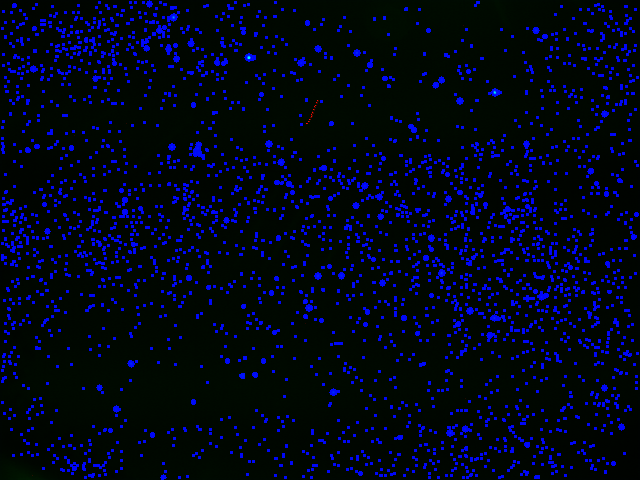
#> input picture 20230202/M20230202_220940_lulin_WBM.bmp, 640 x 480 px
$ python -i checkmateIMG.py   (imports and definitions only)
#> lines starting #> are read from the running program, lines starting #| are printed output that depends on the picture; after the words box and inside, x2 and y2 are one past the last pixel; in counts of white or black regions, pixels touching at a corner belong together
"""
流星偵測系統 - 高敏感度調整版
基於 V1 架構修改，專注於提升偵測率（Recall Rate）
修改重點：
1. 允許線段斷裂重連 (max_line_gap)
2. 降低 Canny 與 Hough 門檻
3. 改用中位數計算亮度，避免被背景拉低
"""
import cv2
import numpy as np
import json
from pathlib import Path
import argparse
from datetime import datetime

class MeteorDetector:
    """流星偵測核心引擎"""

    def __init__(self,
                 min_length=10,       # [修改] 預設從 20 降到 10
                 min_brightness=40,   # [修改] 預設從 80 降到 40
                 min_angle=5,
                 hough_threshold=15,  # [修改] 預設從 30 降到 15
                 canny_low=30,
                 canny_high=60,       # [修改] 預設從 100 降到 60 (抓暗線)
                 max_line_gap=25):    # [新增] 允許斷線的最大距離
        """
        初始化偵測參數
        """
        self.min_length = min_length
        self.min_brightness = min_brightness
        self.min_angle = min_angle
        self.hough_threshold = hough_threshold
        self.canny_low = canny_low
        self.canny_high = canny_high
        self.max_line_gap = max_line_gap

    def preprocess_image(self, image):
        """圖片預處理"""
        gray = cv2.cvtColor(image, cv2.COLOR_BGR2GRAY)
        # [修改] 高斯模糊從 (5, 5) 改為 (3, 3)，保留更多暗流星細節
        blurred = cv2.GaussianBlur(gray, (3, 3), 0)
        return gray, blurred

    def apply_osd_mask(self, image, osd_bbox):
        """套用 OSD 遮罩"""
        h, w = image.shape[:2]
        mask = np.ones((h, w), dtype=np.uint8) * 255

        x, y, bbox_w, bbox_h = osd_bbox

        # 確保不超出邊界
        x = max(0, min(x, w - 1))
        y = max(0, min(y, h - 1))
        x_end = min(x + bbox_w, w)
        y_end = min(y + bbox_h, h)

        mask[y:y_end, x:x_end] = 0
        masked = cv2.bitwise_and(image, image, mask=mask)

        return masked, mask

    def detect_lines(self, image):
        """使用 Hough Transform 偵測直線"""
        edges = cv2.Canny(image, self.canny_low, self.canny_high, apertureSize=3)

        lines = cv2.HoughLinesP(
            edges,
            rho=1,
            theta=np.pi/180,
            threshold=self.hough_threshold,
            minLineLength=self.min_length,
            maxLineGap=self.max_line_gap  # [修改] 使用變數控制斷線連接
        )

        return lines, edges

    def calculate_line_brightness(self, gray_image, x1, y1, x2, y2):
        """計算線段沿線的亮度"""
        length = int(np.hypot(x2 - x1, y2 - y1))
        if length < 2:
            return 0

        xs = np.linspace(x1, x2, length).astype(int)
        ys = np.linspace(y1, y2, length).astype(int)

        h, w = gray_image.shape
        valid_mask = (xs >= 0) & (xs < w) & (ys >= 0) & (ys < h)

        if not valid_mask.any():
            return 0

        brightnesses = gray_image[ys[valid_mask], xs[valid_mask]]

        # [修改] 改用中位數 (median)，比平均值更能抵抗背景雜訊
        return float(np.median(brightnesses))

    def filter_meteor_candidates(self, lines, gray_image, osd_bbox):
        """過濾流星候選軌跡"""
        if lines is None:
            return []

        meteors = []
        x_osd, y_osd, w_osd, h_osd = osd_bbox

        for line in lines:
            x1, y1, x2, y2 = line[0]

            # 1. 長度檢查
            length = np.hypot(x2 - x1, y2 - y1)
            if length < self.min_length:
                continue

            # 2. 角度檢查（排除水平線）
            angle = np.arctan2(abs(y2 - y1), abs(x2 - x1)) * 180 / np.pi
            if angle < self.min_angle:
                continue

            # 3. OSD 區域檢查
            mid_y = (y1 + y2) // 2
            if y_osd <= mid_y <= y_osd + h_osd:
                continue

            # 4. 亮度檢查
            brightness = self.calculate_line_brightness(gray_image, x1, y1, x2, y2)
            if brightness < self.min_brightness:
                continue

            # 通過所有過濾
            meteor = {
                'meteor_id': f"meteor_{len(meteors):03d}",
                'start_point': [int(x1), int(y1)],
                'end_point': [int(x2), int(y2)],
                'length': float(length),
                'angle': float(angle),
                'brightness': float(brightness),
                'bbox': [
                    int(min(x1, x2) - 10),
                    int(min(y1, y2) - 10),
                    int(abs(x2 - x1) + 20),
                    int(abs(y2 - y1) + 20)
                ]
            }
            meteors.append(meteor)

        return meteors

    def detect(self, image, osd_bbox=(0, 460, 470, 80)):
        """主要偵測函數"""
        # 預處理
        gray, blurred = self.preprocess_image(image)

        # 套用 OSD 遮罩
        masked, mask = self.apply_osd_mask(blurred, osd_bbox)

        # 偵測直線
        lines, edges = self.detect_lines(masked)

        # 過濾流星候選
        meteors = self.filter_meteor_candidates(lines, gray, osd_bbox)

        debug_info = {
            'edges': edges,
            'mask': mask,
            'raw_lines': len(lines) if lines is not None else 0
        }

        return meteors, debug_info


class ImageProcessor:
    """單張圖片處理器"""

    # [124 lines left out: functions __init__, log, process, _create_annotated_image, not called in this run]


class BatchProcessor:
    """批次處理器"""

    # [243 lines left out: functions __init__, log, find_images, process_all, _generate_summary, parse_osd_bbox and 1 more, not called in this run]


# [2 lines not run here, left out]

>>> import cv2
>>> picture = cv2.imread('../20230202/M20230202_220940_lulin_WBM.bmp')
#> picture is the input picture: shape (480, 640, 3); mean B, G, R 24.4, 6.8, 0
>>> result = MeteorDetector().detect(picture)
#> in preprocess_image, `gray = cv2.cvtColor(image, cv2.COLOR_BGR2GRAY)`:
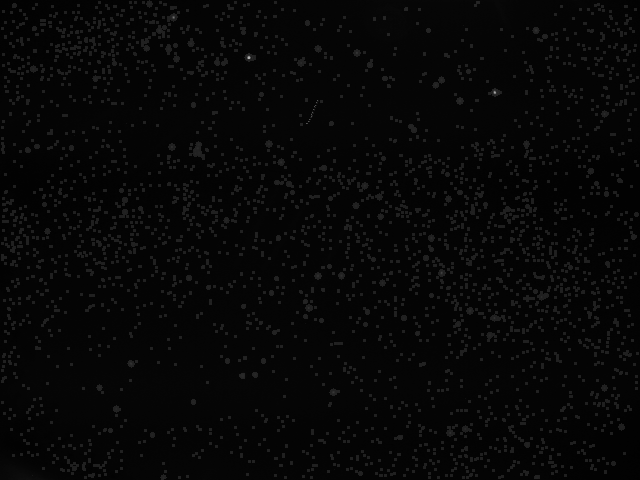
#> gray: shape (480, 640); min 1, max 177, mean 6.8
#> in detect, `masked, mask = self.apply_osd_mask(blurred, osd_bbox)`:
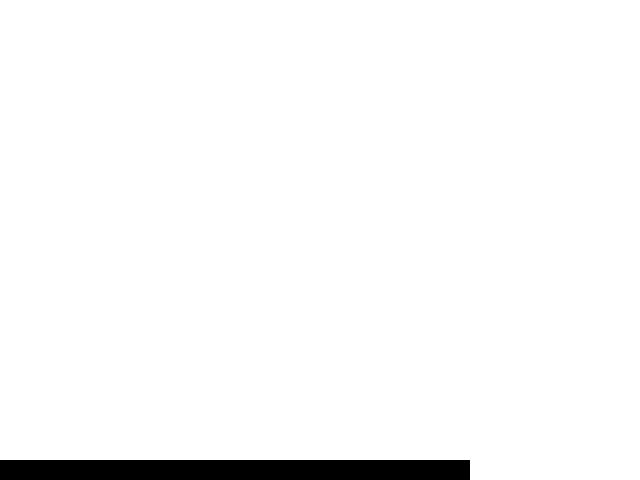
#> mask: shape (480, 640); 96.9% white; 1 black region, box (x1, y1, x2, y2) and area: (0, 460, 470, 480) 9400
#> in detect_lines, `edges = cv2.Canny(image, self.canny_low, self.canny_high, apertureSize..`:
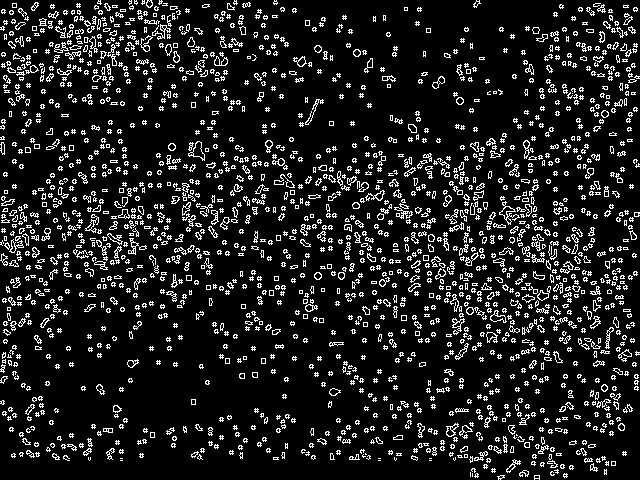
#> edges: shape (480, 640); 11.9% white in thin lines or dots
#> in detect_lines, `lines = cv2.HoughLinesP( edges, rho=1, theta=np.pi/180, threshold=self..`: lines = 1788 rows, first 6: [412, 232, 609, 263], [4, 265, 4, 119], [32, 191, 155, 260], [220, 153, 624, 425], [305, 124, 587, 426], [413, 264, 491, 297]
#> the loop in filter_meteor_candidates, `for line in lines:` made 1788 passes
#> (x1, y1, x2, y2, angle, mid_y, brightness) on passes 1 to 3: (412, 232, 609, 263, 8.94, 247, 4), (4, 265, 4, 119, 90, 192, 4), (32, 191, 155, 260, 29.29, 225, 3)
#> after the loop in filter_meteor_candidates, `for line in lines:`: meteors = []

$ run again, on 20230202/M20230202_233651_lulin_WBM.bmp
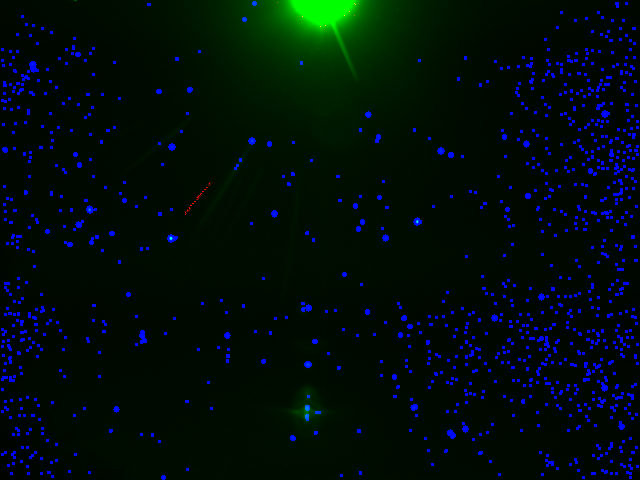
#> input picture 20230202/M20230202_233651_lulin_WBM.bmp, 640 x 480 px
#> picture is the input picture: shape (480, 640, 3); mean B, G, R 9.8, 13.8, 0
#> in preprocess_image, `gray = cv2.cvtColor(image, cv2.COLOR_BGR2GRAY)`:
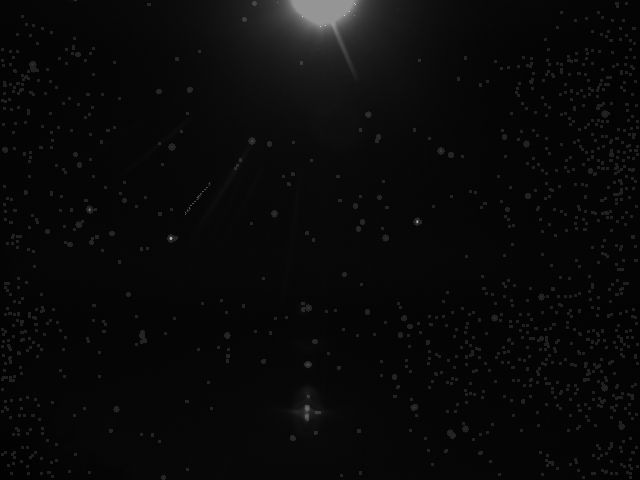
#> gray: shape (480, 640); min 2, max 210, mean 9.2
#> mask: shape (480, 640); 96.9% white; 1 black region, box (x1, y1, x2, y2) and area: (0, 460, 470, 480) 9400
#> in detect_lines, `edges = cv2.Canny(image, self.canny_low, self.canny_high, apertureSize..`:
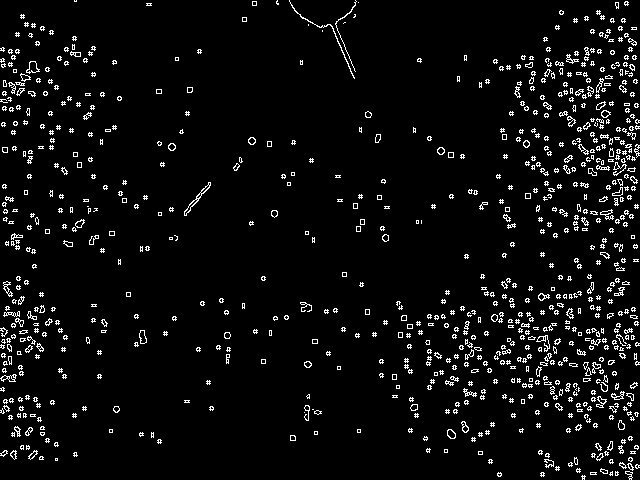
#> edges: shape (480, 640); 5% white in thin lines or dots
#> in detect_lines, `lines = cv2.HoughLinesP( edges, rho=1, theta=np.pi/180, threshold=self..`: lines = 996 rows, first 6: [576, 430, 593, 305], [610, 316, 636, 27], [584, 198, 612, 50], [584, 367, 592, 305], [465, 322, 532, 319], [6, 411, 13, 299]
#> the loop in filter_meteor_candidates, `for line in lines:` made 996 passes
#> (x1, y1, x2, y2, angle, mid_y, brightness) on passes 1 to 3: (576, 430, 593, 305, 82.26, 367, 4), (610, 316, 636, 27, 84.86, 171, 4), (584, 198, 612, 50, 79.29, 124, 4)
#> after the loop in filter_meteor_candidates, `for line in lines:`: meteors = 13 items

$ run again, on 20230202/M20230203_014339_lulin_WBM.bmp
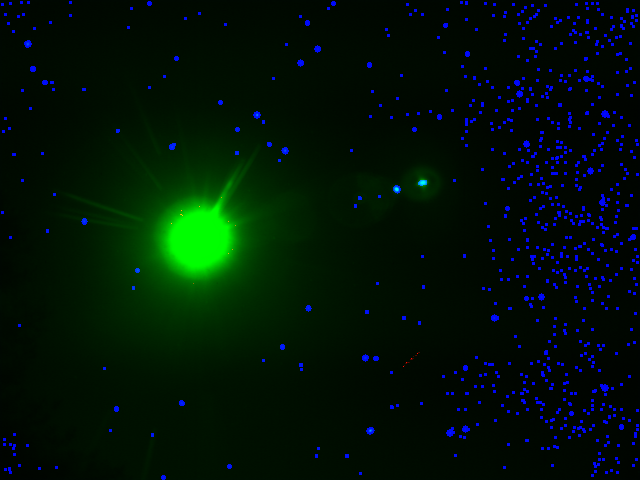
#> input picture 20230202/M20230203_014339_lulin_WBM.bmp, 640 x 480 px
#> picture is the input picture: shape (480, 640, 3); mean B, G, R 6.7, 19.1, 0
#> in preprocess_image, `gray = cv2.cvtColor(image, cv2.COLOR_BGR2GRAY)`:
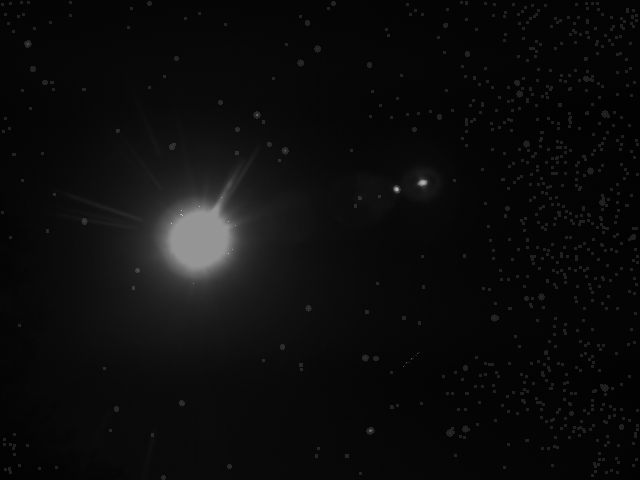
#> gray: shape (480, 640); min 2, max 193, mean 12
#> mask: shape (480, 640); 96.9% white; 1 black region, box (x1, y1, x2, y2) and area: (0, 460, 470, 480) 9400
#> in detect_lines, `edges = cv2.Canny(image, self.canny_low, self.canny_high, apertureSize..`:
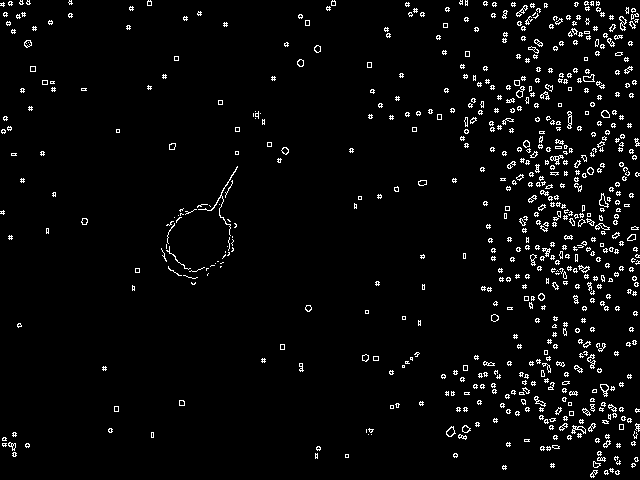
#> edges: shape (480, 640); 3.6% white in thin lines or dots
#> in detect_lines, `lines = cv2.HoughLinesP( edges, rho=1, theta=np.pi/180, threshold=self..`: lines = 676 rows, first 6: [551, 271, 557, 121], [535, 118, 576, 260], [519, 80, 522, 96], [516, 80, 518, 110], [575, 163, 592, 301], [537, 152, 540, 228]
#> the loop in filter_meteor_candidates, `for line in lines:` made 676 passes
#> (x1, y1, x2, y2, angle, mid_y, brightness) on passes 1, 2, 4: (551, 271, 557, 121, 87.71, 196, 4), (535, 118, 576, 260, 73.89, 189, 3), (516, 80, 518, 110, 86.19, 95, 4)
#> after the loop in filter_meteor_candidates, `for line in lines:`: meteors = 34 items

$ run again, on 20230202/M20230203_021050_lulin_WBM.bmp
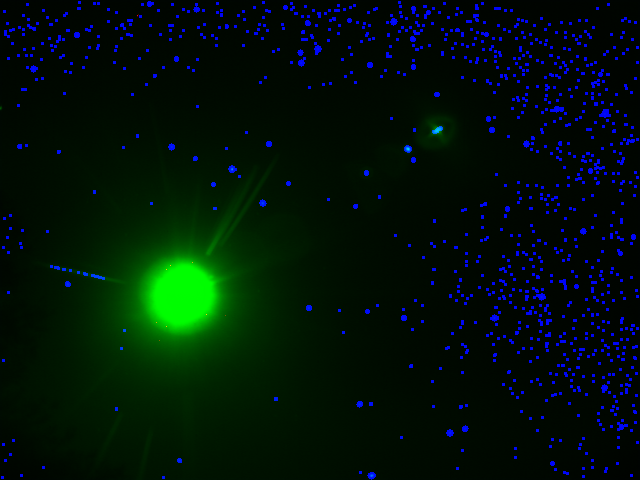
#> input picture 20230202/M20230203_021050_lulin_WBM.bmp, 640 x 480 px
#> picture is the input picture: shape (480, 640, 3); mean B, G, R 9.2, 18.7, 0
#> in preprocess_image, `gray = cv2.cvtColor(image, cv2.COLOR_BGR2GRAY)`:
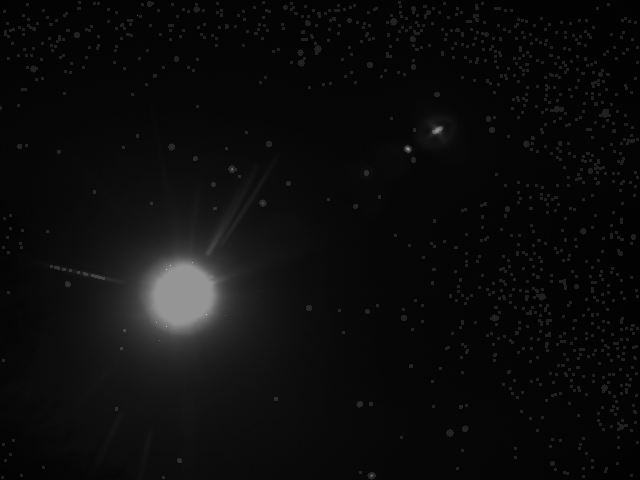
#> gray: shape (480, 640); min 1, max 199, mean 12.1
#> mask: shape (480, 640); 96.9% white; 1 black region, box (x1, y1, x2, y2) and area: (0, 460, 470, 480) 9400
#> in detect_lines, `edges = cv2.Canny(image, self.canny_low, self.canny_high, apertureSize..`:
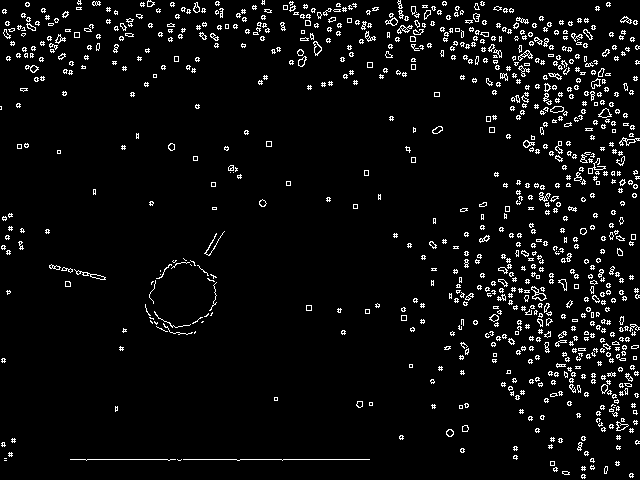
#> edges: shape (480, 640); 5% white in thin lines or dots
#> in detect_lines, `lines = cv2.HoughLinesP( edges, rho=1, theta=np.pi/180, threshold=self..`: lines = 843 rows, first 6: [70, 459, 369, 459], [398, 29, 636, 80], [257, 23, 433, 23], [489, 336, 541, 239], [521, 234, 580, 416], [300, 40, 329, 38]
#> the loop in filter_meteor_candidates, `for line in lines:` made 843 passes
#> (x1, y1, x2, y2, angle, mid_y, brightness) on passes 2, 4, 5: (398, 29, 636, 80, 12.09, 54, 3), (489, 336, 541, 239, 61.81, 287, 4), (521, 234, 580, 416, 72.04, 325, 4)
#> after the loop in filter_meteor_candidates, `for line in lines:`: meteors = 29 items
